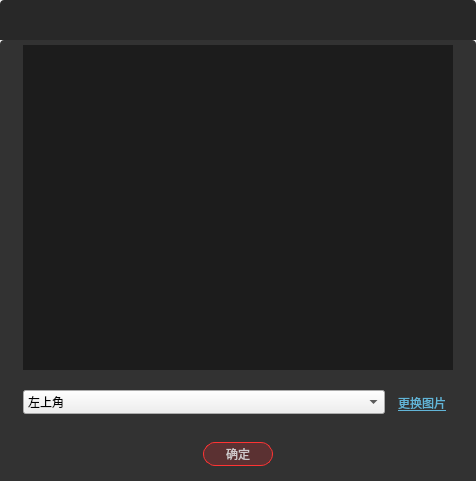
<?xml version="1.0" encoding="UTF-8"?>
<ui version="4.0">
 <class>ImageSettingDlg</class>
 <widget class="QDialog" name="ImageSettingDlg">
  <property name="geometry">
   <rect>
    <x>0</x>
    <y>0</y>
    <width>476</width>
    <height>481</height>
   </rect>
  </property>
  <property name="minimumSize">
   <size>
    <width>476</width>
    <height>0</height>
   </size>
  </property>
  <property name="maximumSize">
   <size>
    <width>476</width>
    <height>5000</height>
   </size>
  </property>
  <property name="windowTitle">
   <string>ImageSettingDlg</string>
  </property>
  <layout class="QGridLayout" name="gridLayout">
   <property name="leftMargin">
    <number>0</number>
   </property>
   <property name="topMargin">
    <number>0</number>
   </property>
   <property name="rightMargin">
    <number>0</number>
   </property>
   <property name="bottomMargin">
    <number>0</number>
   </property>
   <property name="spacing">
    <number>0</number>
   </property>
   <item row="0" column="0">
    <widget class="QWidget" name="widgetTitle" native="true">
     <property name="minimumSize">
      <size>
       <width>0</width>
       <height>40</height>
      </size>
     </property>
     <property name="maximumSize">
      <size>
       <width>16777215</width>
       <height>40</height>
      </size>
     </property>
     <property name="styleSheet">
      <string notr="true">QWidget#widgetTitle{
background-color:rgb(40, 40, 40);
border-top-right-radius:4px;	
border-top-left-radius:4px;	
}
</string>
     </property>
     <layout class="QGridLayout" name="gridLayout_8">
      <property name="leftMargin">
       <number>0</number>
      </property>
      <property name="topMargin">
       <number>0</number>
      </property>
      <property name="rightMargin">
       <number>0</number>
      </property>
      <property name="bottomMargin">
       <number>0</number>
      </property>
      <property name="spacing">
       <number>0</number>
      </property>
      <item row="0" column="0">
       <layout class="QGridLayout" name="gridLayoutTitle"/>
      </item>
     </layout>
    </widget>
   </item>
   <item row="1" column="0">
    <widget class="QWidget" name="widget_2" native="true">
     <property name="styleSheet">
      <string notr="true">QWidget#widget_2{
background-color:rgb(50, 50, 50);
border-top-right-radius:4px;	
border-top-left-radius:4px;	
}
</string>
     </property>
     <layout class="QGridLayout" name="gridLayout_2">
      <property name="leftMargin">
       <number>0</number>
      </property>
      <property name="topMargin">
       <number>0</number>
      </property>
      <property name="rightMargin">
       <number>0</number>
      </property>
      <property name="bottomMargin">
       <number>0</number>
      </property>
      <property name="spacing">
       <number>0</number>
      </property>
      <item row="0" column="0" colspan="2">
       <widget class="QWidget" name="widget_9" native="true">
        <layout class="QGridLayout" name="gridLayout_7">
         <property name="topMargin">
          <number>5</number>
         </property>
         <property name="bottomMargin">
          <number>5</number>
         </property>
         <item row="0" column="0">
          <widget class="QWidget" name="widget_3" native="true">
           <property name="minimumSize">
            <size>
             <width>430</width>
             <height>325</height>
            </size>
           </property>
           <property name="maximumSize">
            <size>
             <width>430</width>
             <height>325</height>
            </size>
           </property>
           <property name="styleSheet">
            <string notr="true">background-color:rgb(28, 28, 28)</string>
           </property>
           <layout class="QGridLayout" name="gridLayout_3">
            <property name="leftMargin">
             <number>0</number>
            </property>
            <property name="topMargin">
             <number>0</number>
            </property>
            <property name="rightMargin">
             <number>0</number>
            </property>
            <property name="bottomMargin">
             <number>0</number>
            </property>
            <property name="spacing">
             <number>0</number>
            </property>
            <item row="0" column="0">
             <widget class="QWidget" name="widget_5" native="true">
              <property name="minimumSize">
               <size>
                <width>400</width>
                <height>275</height>
               </size>
              </property>
              <property name="maximumSize">
               <size>
                <width>400</width>
                <height>275</height>
               </size>
              </property>
              <property name="styleSheet">
               <string notr="true"/>
              </property>
              <layout class="QGridLayout" name="gridLayout_10">
               <property name="leftMargin">
                <number>0</number>
               </property>
               <property name="topMargin">
                <number>0</number>
               </property>
               <property name="rightMargin">
                <number>0</number>
               </property>
               <property name="bottomMargin">
                <number>0</number>
               </property>
               <property name="spacing">
                <number>0</number>
               </property>
               <item row="0" column="1">
                <spacer name="verticalSpacer">
                 <property name="orientation">
                  <enum>Qt::Vertical</enum>
                 </property>
                 <property name="sizeHint" stdset="0">
                  <size>
                   <width>20</width>
                   <height>123</height>
                  </size>
                 </property>
                </spacer>
               </item>
               <item row="1" column="0">
                <spacer name="horizontalSpacer">
                 <property name="orientation">
                  <enum>Qt::Horizontal</enum>
                 </property>
                 <property name="sizeHint" stdset="0">
                  <size>
                   <width>186</width>
                   <height>20</height>
                  </size>
                 </property>
                </spacer>
               </item>
               <item row="1" column="1" rowspan="2">
                <layout class="QGridLayout" name="gridLayoutCenter">
                 <property name="spacing">
                  <number>0</number>
                 </property>
                </layout>
               </item>
               <item row="3" column="1">
                <spacer name="verticalSpacer_2">
                 <property name="orientation">
                  <enum>Qt::Vertical</enum>
                 </property>
                 <property name="sizeHint" stdset="0">
                  <size>
                   <width>20</width>
                   <height>123</height>
                  </size>
                 </property>
                </spacer>
               </item>
               <item row="1" column="2">
                <spacer name="horizontalSpacer_2">
                 <property name="orientation">
                  <enum>Qt::Horizontal</enum>
                 </property>
                 <property name="sizeHint" stdset="0">
                  <size>
                   <width>170</width>
                   <height>20</height>
                  </size>
                 </property>
                </spacer>
               </item>
              </layout>
             </widget>
            </item>
           </layout>
          </widget>
         </item>
        </layout>
       </widget>
      </item>
      <item row="2" column="0" colspan="2">
       <widget class="QWidget" name="widget_4" native="true">
        <property name="styleSheet">
         <string notr="true"/>
        </property>
        <layout class="QVBoxLayout" name="verticalLayout">
         <property name="spacing">
          <number>4</number>
         </property>
         <property name="leftMargin">
          <number>0</number>
         </property>
         <property name="topMargin">
          <number>0</number>
         </property>
         <property name="rightMargin">
          <number>0</number>
         </property>
         <property name="bottomMargin">
          <number>0</number>
         </property>
         <item>
          <widget class="QWidget" name="widget_7" native="true">
           <layout class="QGridLayout" name="gridLayout_5">
            <property name="leftMargin">
             <number>40</number>
            </property>
            <property name="topMargin">
             <number>0</number>
            </property>
            <property name="rightMargin">
             <number>40</number>
            </property>
            <property name="bottomMargin">
             <number>0</number>
            </property>
            <property name="spacing">
             <number>0</number>
            </property>
           </layout>
          </widget>
         </item>
         <item>
          <widget class="QWidget" name="widget" native="true">
           <property name="styleSheet">
            <string notr="true">QWidget#widget{
background-color: rgb(50, 50, 50);
}
</string>
           </property>
           <layout class="QHBoxLayout" name="horizontalLayout">
            <property name="leftMargin">
             <number>23</number>
            </property>
            <property name="rightMargin">
             <number>23</number>
            </property>
            <item>
             <widget class="ComboBox" name="comboBoxPos">
              <property name="minimumSize">
               <size>
                <width>0</width>
                <height>24</height>
               </size>
              </property>
              <property name="maximumSize">
               <size>
                <width>16777215</width>
                <height>24</height>
               </size>
              </property>
              <property name="styleSheet">
               <string notr="true"/>
              </property>
              <item>
               <property name="text">
                <string>左上角</string>
               </property>
              </item>
              <item>
               <property name="text">
                <string>左下角</string>
               </property>
              </item>
              <item>
               <property name="text">
                <string>中上位置</string>
               </property>
              </item>
              <item>
               <property name="text">
                <string>中下位置</string>
               </property>
              </item>
              <item>
               <property name="text">
                <string>右上角</string>
               </property>
              </item>
              <item>
               <property name="text">
                <string>右下角</string>
               </property>
              </item>
              <item>
               <property name="text">
                <string>全屏</string>
               </property>
              </item>
             </widget>
            </item>
            <item>
             <widget class="QToolButton" name="btnChangeImage">
              <property name="styleSheet">
               <string notr="true">color:rgb(98,181,215);
text-decoration: underline;</string>
              </property>
              <property name="text">
               <string>更换图片</string>
              </property>
              <property name="autoRepeat">
               <bool>false</bool>
              </property>
              <property name="autoRaise">
               <bool>true</bool>
              </property>
             </widget>
            </item>
           </layout>
          </widget>
         </item>
         <item>
          <widget class="QWidget" name="widget_8" native="true">
           <property name="sizePolicy">
            <sizepolicy hsizetype="Preferred" vsizetype="Expanding">
             <horstretch>0</horstretch>
             <verstretch>0</verstretch>
            </sizepolicy>
           </property>
           <property name="styleSheet">
            <string notr="true">QWidget#widget_8{
border-bottom-right-radius:4px;	
border-bottom-left-radius:4px;	
}
</string>
           </property>
           <layout class="QGridLayout" name="gridLayout_6">
            <property name="leftMargin">
             <number>0</number>
            </property>
            <property name="topMargin">
             <number>3</number>
            </property>
            <property name="rightMargin">
             <number>0</number>
            </property>
            <property name="bottomMargin">
             <number>5</number>
            </property>
            <property name="spacing">
             <number>0</number>
            </property>
            <item row="0" column="0">
             <widget class="QPushButton" name="saveBtn">
              <property name="sizePolicy">
               <sizepolicy hsizetype="Preferred" vsizetype="Preferred">
                <horstretch>0</horstretch>
                <verstretch>0</verstretch>
               </sizepolicy>
              </property>
              <property name="minimumSize">
               <size>
                <width>70</width>
                <height>24</height>
               </size>
              </property>
              <property name="maximumSize">
               <size>
                <width>70</width>
                <height>24</height>
               </size>
              </property>
              <property name="styleSheet">
               <string notr="true">QPushButton#saveBtn:hover{background-color: rgb(255, 51, 51);border-radius: 12px;color: rgb(255, 235, 235);font: 9pt &quot;微软雅黑&quot;;}
QPushButton#saveBtn{background-color: rgba(255, 45, 52, 51);border: 1px solid rgb(255, 51, 51);border-radius: 12px;color: rgb(208, 202, 203);font: 9pt &quot;微软雅黑&quot;;}</string>
              </property>
              <property name="text">
               <string>确定</string>
              </property>
             </widget>
            </item>
           </layout>
          </widget>
         </item>
        </layout>
       </widget>
      </item>
     </layout>
    </widget>
   </item>
  </layout>
 </widget>
 <layoutdefault spacing="6" margin="11"/>
 <customwidgets>
  <customwidget>
   <class>ComboBox</class>
   <extends>QComboBox</extends>
   <header>combobox.h</header>
  </customwidget>
 </customwidgets>
 <resources/>
 <connections/>
</ui>
